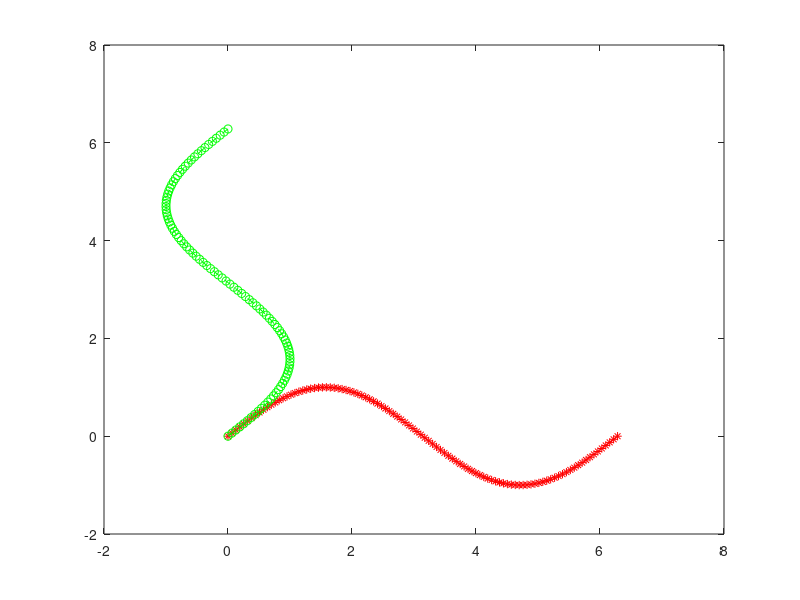

MATLAB code for this plot: (Note: this script raises an error after producing the figure.)
% graphing
clear;
clc;
close all;

x = linspace(0,2*pi,100);
y = sin(x);
plot(x,y,"r:*");
hold on
z = plot(y,x,"--go");
z.Linewidth = 2; % line width
z.Color = [0,0.5,0.5];
